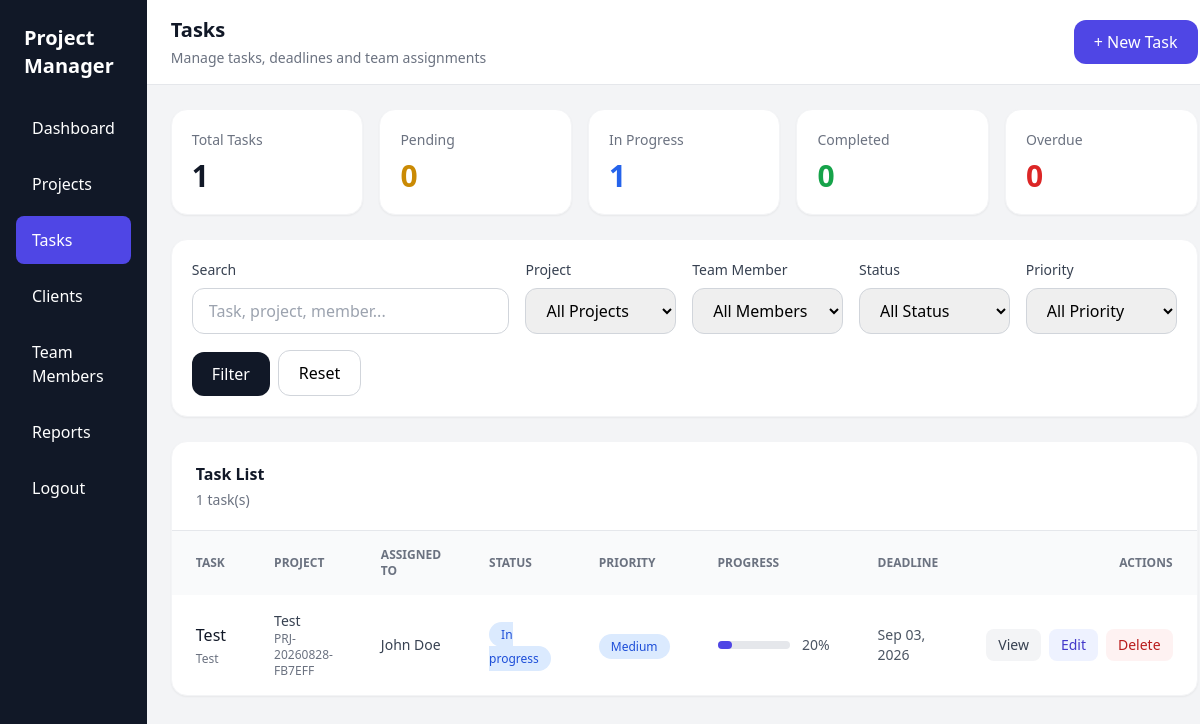
/tasks/index.php (signed in), run on the app's committed database.
### tables this page shows
CREATE TABLE `tasks` (
  `id` int(10) UNSIGNED NOT NULL,
  `project_id` int(10) UNSIGNED NOT NULL,
  `team_member_id` int(10) UNSIGNED DEFAULT NULL,
  `assigned_to` int(10) UNSIGNED DEFAULT NULL,
  `created_by` int(10) UNSIGNED DEFAULT NULL,
  `title` varchar(255) NOT NULL,
  `description` text DEFAULT NULL,
  `start_date` date DEFAULT NULL,
  `due_date` date DEFAULT NULL,
  `priority` enum('low','medium','high','urgent') NOT NULL DEFAULT 'medium',
  `deadline` date DEFAULT NULL,
  `status` enum('todo','in_progress','review','completed','cancelled') NOT NULL DEFAULT 'todo',
  `progress` tinyint(3) UNSIGNED NOT NULL DEFAULT 0,
  `completed_at` datetime DEFAULT NULL,
  `created_at` timestamp NOT NULL DEFAULT current_timestamp(),
  `updated_at` timestamp NOT NULL DEFAULT current_timestamp() ON UPDATE current_timestamp()
);

CREATE TABLE `projects` (
  `id` int(10) UNSIGNED NOT NULL,
  `client_id` int(10) UNSIGNED DEFAULT NULL,
  `manager_id` int(10) UNSIGNED DEFAULT NULL,
  `project_code` varchar(50) NOT NULL,
  `name` varchar(200) NOT NULL,
  `description` text DEFAULT NULL,
  `start_date` date DEFAULT NULL,
  `deadline` date DEFAULT NULL,
  `budget` decimal(12,2) NOT NULL DEFAULT 0.00,
  `priority` enum('low','medium','high','urgent') NOT NULL DEFAULT 'medium',
  `status` enum('planning','in_progress','on_hold','completed','cancelled') NOT NULL DEFAULT 'planning',
  `progress` tinyint(3) UNSIGNED NOT NULL DEFAULT 0,
  `created_at` timestamp NOT NULL DEFAULT current_timestamp(),
  `updated_at` timestamp NOT NULL DEFAULT current_timestamp() ON UPDATE current_timestamp()
);

CREATE TABLE `team_members` (
  `id` int(10) UNSIGNED NOT NULL,
  `name` varchar(150) NOT NULL,
  `email` varchar(150) NOT NULL,
  `phone` varchar(30) DEFAULT NULL,
  `role` varchar(100) DEFAULT NULL,
  `status` enum('active','inactive') NOT NULL DEFAULT 'active',
  `created_at` timestamp NOT NULL DEFAULT current_timestamp(),
  `updated_at` timestamp NOT NULL DEFAULT current_timestamp() ON UPDATE current_timestamp()
);

### tasks/index.php (the view, shortened to what the rows shown need)
<?php
require_once "../config/db.php";
$per_page = 10;
$page = max(1, (int)($_GET['page'] ?? 1));
$offset = ($page - 1) * $per_page;
$params = [];
$types = '';
$where_sql = '';
$sql = "
    SELECT
        t.id,
        t.title,
        t.description,
        t.status,
        t.priority,
        t.deadline,
        t.progress,
        t.created_at,
        p.name AS project_name,
        p.project_code,
        tm.name AS member_name
    FROM tasks t
    INNER JOIN projects p
        ON p.id = t.project_id
    LEFT JOIN team_members tm
        ON tm.id = t.team_member_id
    $where_sql
    ORDER BY
        CASE
            WHEN
                t.deadline IS NOT NULL
                AND t.deadline < CURDATE()
                AND t.status NOT IN ('completed', 'cancelled')
            THEN 0
            ELSE 1
        END,
        t.deadline ASC,
        t.id DESC
    LIMIT ?
    OFFSET ?
";
$stmt = $conn->prepare($sql);
$query_params = $params;
$query_types = $types . "ii";
$query_params[] = $per_page;
$query_params[] = $offset;
$stmt->bind_param(
    $query_types,
    ...$query_params
);
$stmt->execute();
$tasks = $stmt->get_result();
?>
<!DOCTYPE html>
<html lang="en">
<head>
    <script src="https://cdn.tailwindcss.com"></script>
</head>
<body class="bg-gray-100">
<div class="min-h-screen flex">
    <aside class="w-64 bg-gray-900 text-white hidden md:block">
        <div class="p-6">
            <h1 class="text-xl font-bold">
                Project Manager
            </h1>
        </div>
    </aside>
    <main class="flex-1">
        <header class="bg-white border-b">
            <div class="px-6 py-4 flex items-center justify-between">
                <div>
                    <h2 class="text-xl font-semibold text-gray-900">
                        Tasks
                    </h2>
                </div>
            </div>
        </header>
        <section class="p-6">
            <div class="bg-white rounded-2xl shadow-sm border border-gray-100 overflow-hidden">
                <div class="overflow-x-auto">
                    <table class="w-full">
                        <thead class="bg-gray-50">
                            <tr>
                                <th class="text-left px-6 py-4 text-xs font-semibold text-gray-500 uppercase">
                                    Task
                                </th>
                                <th class="text-left px-6 py-4 text-xs font-semibold text-gray-500 uppercase">
                                    Project
                                </th>
                                <th class="text-left px-6 py-4 text-xs font-semibold text-gray-500 uppercase">
                                    Assigned To
                                </th>
                                <th class="text-left px-6 py-4 text-xs font-semibold text-gray-500 uppercase">
                                    Status
                                </th>
                                <th class="text-left px-6 py-4 text-xs font-semibold text-gray-500 uppercase">
                                    Priority
                                </th>
                                <th class="text-left px-6 py-4 text-xs font-semibold text-gray-500 uppercase">
                                    Progress
                                </th>
                                <th class="text-left px-6 py-4 text-xs font-semibold text-gray-500 uppercase">
                                    Deadline
                                </th>
                                <th class="text-right px-6 py-4 text-xs font-semibold text-gray-500 uppercase">
                                    Actions
                                </th>
                            </tr>
                        </thead>
                        <tbody class="divide-y divide-gray-100">
                        <?php if ($tasks->num_rows > 0): ?>
                            <?php while ($task = $tasks->fetch_assoc()): ?>
                                <?php
                                $status_classes = [
                                    'pending' =>
                                        'bg-yellow-100 text-yellow-700',
                                    'in_progress' =>
                                        'bg-blue-100 text-blue-700',
                                    'completed' =>
                                        'bg-green-100 text-green-700',
                                    'on_hold' =>
                                        'bg-gray-100 text-gray-700',
                                    'cancelled' =>
                                        'bg-red-100 text-red-700'
                                ];
                                $priority_classes = [
                                    'low' =>
                                        'bg-gray-100 text-gray-600',
                                    'medium' =>
                                        'bg-blue-100 text-blue-700',
                                    'high' =>
                                        'bg-orange-100 text-orange-700',
                                    'urgent' =>
                                        'bg-red-100 text-red-700'
                                ];
                                $is_overdue = false;
                                ?>
                                <tr class="hover:bg-gray-50">
                                    <td class="px-6 py-4">
                                        <div>
                                            <a
                                                href="view.php?id=<?= (int)$task['id'] ?>"
                                                class="font-medium text-gray-900 hover:text-indigo-600"
                                            >
                                                <?= htmlspecialchars(
                                                    $task['title']
                                                ) ?>
                                            </a>
                                            <?php if (!empty($task['description'])): ?>
                                                <p class="text-xs text-gray-500 mt-1">
                                                    <?= htmlspecialchars(
                                                        mb_substr(
                                                            $task['description'],
                                                            0,
                                                            60
                                                        )
                                                    ) ?>
                                                </p>
                                            <?php endif; ?>
                                        </div>
                                    </td>
                                    <td class="px-6 py-4">
                                        <p class="text-sm text-gray-700">
                                            <?= htmlspecialchars(
                                                $task['project_name']
                                            ) ?>
                                        </p>
                                        <p class="text-xs text-gray-500">
                                            <?= htmlspecialchars(
                                                $task['project_code']
                                            ) ?>
                                        </p>
                                    </td>
                                    <td class="px-6 py-4 text-sm text-gray-700">
                                        <?= htmlspecialchars(
                                            $task['member_name']
                                                ?? 'Unassigned'
                                        ) ?>
                                    </td>
                                    <td class="px-6 py-4">
                                        <span
                                            class="px-3 py-1 rounded-full text-xs font-medium <?= $status_classes[$task['status']] ?? 'bg-gray-100 text-gray-700' ?>"
                                        >
                                            <?= ucfirst(
                                                str_replace(
                                                    '_',
                                                    ' ',
                                                    $task['status']
                                                )
                                            ) ?>
                                        </span>
                                    </td>
                                    <td class="px-6 py-4">
                                        <span
                                            class="px-3 py-1 rounded-full text-xs font-medium <?= $priority_classes[$task['priority']] ?? 'bg-gray-100 text-gray-700' ?>"
                                        >
                                            <?= ucfirst(
                                                $task['priority']
                                            ) ?>
                                        </span>
                                    </td>
                                    <td class="px-6 py-4 min-w-[160px]">
                                        <div class="flex items-center gap-3">
                                            <div class="flex-1 bg-gray-200 rounded-full h-2">
                                                <div
                                                    class="bg-indigo-600 h-2 rounded-full"
                                                    style="width: <?= (int)$task['progress'] ?>%"
                                                ></div>
                                            </div>
                                            <span class="text-sm text-gray-600">
                                                <?= (int)$task['progress'] ?>%
                                            </span>
                                        </div>
                                    </td>
                                    <td class="px-6 py-4 text-sm">
                                        <?php if (!empty($task['deadline'])): ?>
                                            <?php if ($is_overdue): ?>
                                                <span class="text-red-600 font-semibold">
                                                    <?= date(
                                                        'M d, Y',
                                                        strtotime(
                                                            $task['deadline']
                                                        )
                                                    ) ?>
                                                </span>
                                                <p class="text-xs text-red-500">
                                                    Overdue
                                                </p>
                                            <?php else: ?>
                                                <span class="text-gray-600">
                                                    <?= date(
                                                        'M d, Y',
                                                        strtotime(
                                                            $task['deadline']
                                                        )
                                                    ) ?>
                                                </span>
                                            <?php endif; ?>
                                        <?php else: ?>
                                            <span class="text-gray-400">
                                                —
                                            </span>
                                        <?php endif; ?>
                                    </td>
                                    <td class="px-6 py-4 text-right">
                                        <div class="inline-flex gap-2">
                                            <a
                                                href="view.php?id=<?= (int)$task['id'] ?>"
                                                class="px-3 py-1.5 rounded-lg bg-gray-100 text-gray-700 text-sm hover:bg-gray-200"
                                            >
                                                View
                                            </a>
                                            <a
                                                href="edit.php?id=<?= (int)$task['id'] ?>"
                                                class="px-3 py-1.5 rounded-lg bg-indigo-50 text-indigo-700 text-sm hover:bg-indigo-100"
                                            >
                                                Edit
                                            </a>
                                            <a
                                                href="delete.php?id=<?= (int)$task['id'] ?>"
                                                onclick="return confirm('Delete this task?');"
                                                class="px-3 py-1.5 rounded-lg bg-red-50 text-red-700 text-sm hover:bg-red-100"
                                            >
                                                Delete
                                            </a>
                                        </div>
                                    </td>
                                </tr>
                            <?php endwhile; ?>
                        <?php endif; ?>
                        </tbody>
                    </table>
                </div>
            </div>
        </section>
    </main>
</div>
</body>
</html>

### data on the page
tasks: title "Test", description "Test", project.name "Test", project.project_code "PRJ-20260828-FB7EFF", team_member.name "John Doe", status "In progress", priority "Medium", progress "20", deadline "Sep 03, 2026"

### other printed values
$total_count "1"
$pending_count "0"
$progress_count "1"
$completed_count "0"
$overdue_count "0"
$total_tasks "1"
